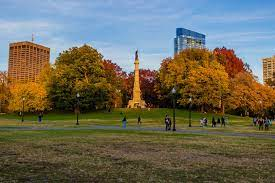
#> input picture Photos/boston.jpg, 275 x 183 px, found by its file name
$ python split_merge.py
#> lines starting #> are read from the running program, lines starting #| are printed output that depends on the picture
import cv2 as cv
import numpy as np


img = cv.imread("Photos/boston.jpg")
#> img is the input picture: shape (183, 275, 3); mean B, G, R 90.2, 106.1, 108.8
cv.imshow("Normal", img)


### Splitting into colour components eg R-G-B ###


b,g,r = cv.split(img)
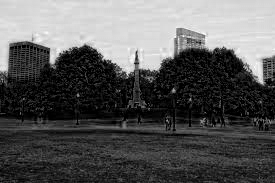
#> b: shape (183, 275); min 0, max 255, mean 90.2
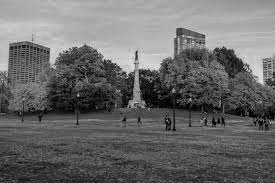
#> g: shape (183, 275); min 0, max 239, mean 106.1
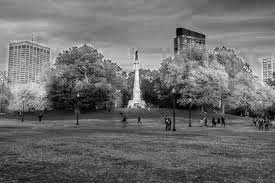
#> r: shape (183, 275); min 0, max 255, mean 108.8

blank = np.zeros(img.shape[:2], dtype="uint8")

# Dsiplays in Greyscale #
# cv.imshow('Blue', b)
# cv.imshow('Green', g)
# cv.imshow('Red', r)

blue = cv.merge([b, blank, blank])
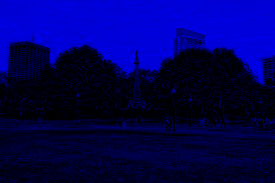
#> blue: shape (183, 275, 3); mean of channels 0, 1, 2 90.2, 0, 0; drawn as B, G, R
green = cv.merge([blank, g, blank])
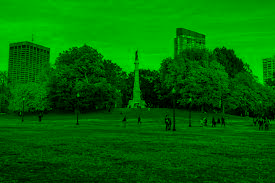
#> green: shape (183, 275, 3); mean of channels 0, 1, 2 0, 106.1, 0; drawn as B, G, R
red = cv.merge([blank, blank, r])
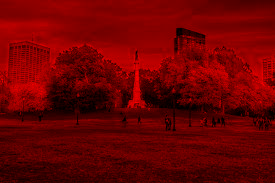
#> red: shape (183, 275, 3); mean of channels 0, 1, 2 0, 0, 108.8; drawn as B, G, R

cv.imshow('Blue', blue)
cv.imshow('Green', green)
cv.imshow('Red', red)

##  Merge ##
# Order matters #
merged = cv.merge([b,g,r,])
cv.imshow('Merged', merged)


cv.waitKey(0)
